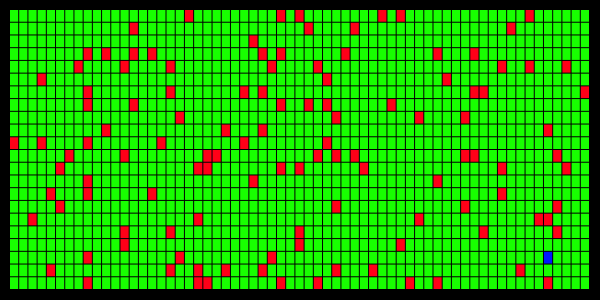
Frame 1 (no input)
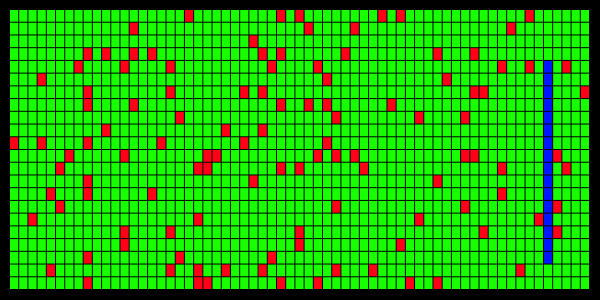
Frame 60 (the mouse pressed at the canvas centre just before this capture)
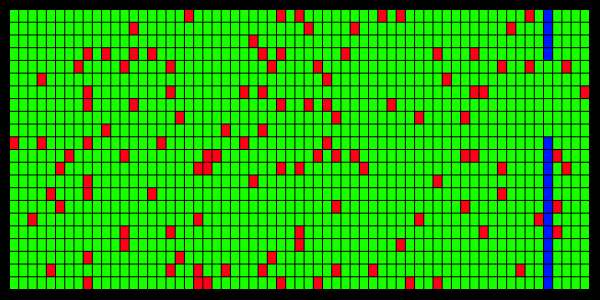
Frame 120 (the mouse held since frame 60 and released just before this capture)

The Processing sketch that drew these frames (run headless with seeded random() and noise(); from frame 60 on, the mouse is pressed at the canvas centre):

// Processing sketch: processing_715
// ── processing_715.pde

// faites le plein de serpents - par Guigui 8^)
// http://www.contextfreeart.org/gallery/view.php?by=Guigui
//***************************************************************************************
Module[] mods;
int[] divisions    = {int(random(15,90)),int(random(15,45))};
int[] surface      = {600,300};
int[] ofset_zone   = {10,10};
int[] zone         = {surface[0]-20,surface[1]-20};
float[] obj_taille = {zone[0]/float(divisions[0]),zone[1]/float(divisions[1])};
int tete           = int(random(divisions[0]*divisions[1]));
int direction      = 1+int(random(4));
int base_charge    = int(random(3,15));
float colorandom   = random(1);
color C_neutre, C_serpent, C_fruit;
//***************************************************************************************
void setup()
{
  size(600,300); //(surface[0],surface[1]);
  colorMode(HSB,1);
  frameRate(12);
  smooth();
  noStroke();
  mods = new Module[divisions[0]*divisions[1]];
  for (int i = 0 ; i < divisions[0]; i++) {
    for (int j = 0 ; j < divisions[1]; j++) {
      mods[i+j*divisions[0]] = new Module(i,j);  
    }
  }
  C_neutre  = color(colorandom,min(random(2),1),min(random(2),1));
  C_serpent = color(colorandom+1.0/3-floor(colorandom+1.0/3),1,1);
  C_fruit   = color(colorandom+2.0/3-floor(colorandom+2.0/3),1,1);
}
//***************************************************************************************
void draw()
{
  background(0);
  int iii=0;
  switch(direction) {
  case 1:
    tete = tete - divisions[0];
    if (tete < 0) {
      tete = tete + mods.length;
    }
    break;
  case 2:
    while(iii<tete) {
      iii = iii + divisions[0];
    }
    tete = tete + 1;
    if (tete == iii) {
      tete = tete - divisions[0];
    }
    break;
  case 3:
    while(iii <= tete-divisions[0]) {
      iii = iii + divisions[0];
    }
    if (tete == iii) {
      tete = tete + divisions[0];
    }
    tete = tete - 1;
    break;
  case 4:
    tete = tete + divisions[0];
    if (tete >= mods.length) {
      tete = tete - mods.length;
    }
    break;
  default:
    break;
  }
  for(int i=0; i < mods.length; i++) {
    mods[i].schtroumpf();
  }
}
//***************************************************************************************
class Module {
  float xxx, yyy, nnn;
  int charge;
  Module(int ii, int jj) {
    xxx = ofset_zone[0] + ii*obj_taille[0];
    yyy = ofset_zone[1] + jj*obj_taille[1];
    nnn = ii+jj*divisions[0];
    if (random(100) > 90) {
      charge = 200;
    } 
    else {
      charge = 0;
    }
  }
  void schtroumpf() {
    if(tete == nnn) {
      if(charge == 200) {
        base_charge = base_charge + 1;
      } else if (charge > 0){
        direction = 0;         //       dead  °..°  mort
      }
      charge = base_charge;
    } 
    else if (charge <= base_charge) {
      charge = max (charge-1, 0);
    } 
    if(charge == 0) {
      fill(C_neutre);
    } 
    else if (charge <= base_charge) { 
      fill(C_serpent);
    } 
    else {
      fill(C_fruit);
    } 
    rect(xxx, yyy, obj_taille[0]-1, obj_taille[1]-1);
  }
}
//***************************************************************************************
void keyPressed() 
{
  if (direction != 0) {
    switch(keyCode) {
    case UP: 
      if (direction != 4) {
        direction = 1;
      }
      break;
    case RIGHT: 
      if (direction != 3) {
        direction = 2;
      }
      break;
    case LEFT: 
      if (direction != 2) {
        direction = 3;
      }
      break;
    case DOWN: 
      if (direction != 1) {
        direction = 4;
      }
      break;
    default:
      break;
    }
  }
}
